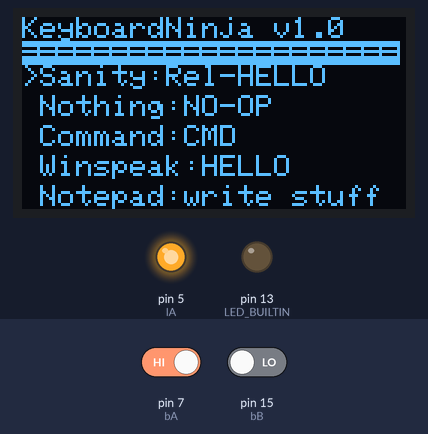
Simulated run of this sketch. Board: Arduino Leonardo, built with avr-gcc and run on an emulated ATmega32U4. Shown: 128×64 one-colour display, output pins drawn as LEDs (lit = HIGH). Inputs (shaded band) come from the test bench; at power-on: pin 7 (bA) HIGH, pin 15 (bB) LOW. The display library's start-up logo is not drawn; USB keyboard and mouse output is not drawn.

Above: at 1.2 s.
1.3 s: pin 7 (bA) driven LOW and pin 15 (bB) driven HIGH
At 2.5 s:
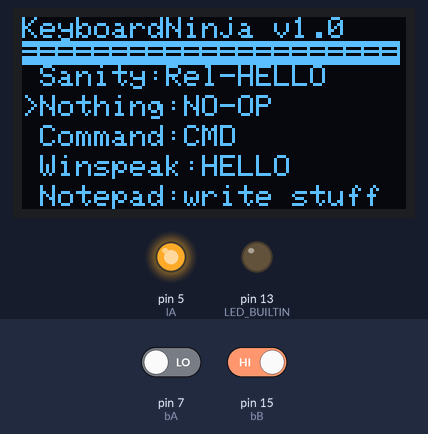
Timing chart, 0 to 4.3 s (numbered marks = the images above; inputs shaded):
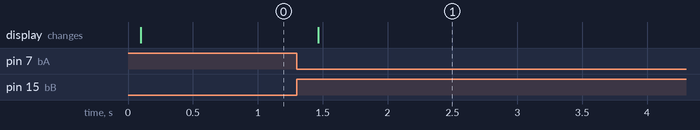

The sketch:

kbninja.ino
```cpp
/*
	Keyboard Ninja
	A simple keyboard stroke injector with 2 button control
*/
#include "Keyboard.h"
//#include "timint.h"
#include "programs.h"
#include "gui.h"

#include <SPI.h>
#include <Wire.h>
#include <Adafruit_GFX.h>
#include <Adafruit_SSD1306.h>

#define SCREEN_WIDTH 128 // OLED display width, in pixels
#define SCREEN_HEIGHT 64 // OLED display height, in pixels
Adafruit_SSD1306 display(SCREEN_WIDTH, SCREEN_HEIGHT, &Wire, 4);

//button B shud be pushed for at least 500ms
#define DEBOUNCE_MIN 5

//PINS
const int bA = 7; //button A
const int bB = 15; //button B
const int Tx = 0;
const int Rx = 1;
const int lA = 5;  //LED A

//VOLATILES
volatile int LSTATE = 0;   // for checking the state of a pushButton
volatile int PSELST = 0;
volatile unsigned int debc = 0;
volatile unsigned int ictr = 0;
volatile int i,j;

static unsigned long last_interrupt_time = 0;
unsigned long interrupt_time;

void setup() {
	//t0setup();
	//t1setup();

	pinMode( bA, INPUT);
	pinMode( bB, INPUT);
	attachInterrupt( digitalPinToInterrupt(bA), handleApush, FALLING);
	pinMode( LED_BUILTIN, OUTPUT);
	pinMode( lA, OUTPUT);

	// init OLED
	if(!display.begin(SSD1306_SWITCHCAPVCC, 0x3C)){
	digitalWrite( lA, LOW); //on LED to indicate error
		while(true){//don't proceed}
	}
	}else{
		display.setTextSize(1);
		display.setTextColor(SSD1306_WHITE);
	}
	display.display();

	//switch off LEDs
	digitalWrite( lA, HIGH); //turn off lA (active LOW)
	//PORTD |= (1<<PORTD5);
	//PORTB |= (1<<PORTB0);
	//force TX and RX LED to OFF by setting them up as inputs
	DDRD &= ~(1<<DDD5);
	DDRB &= ~(1<<DDB0);
}

void loop() {

	initgui( &display );
	//default cursor at prog0
	display.setCursor(0,PROG_VSTART);
	display.write('>');
	display.display();

	while(true){
	//main loop
		while( digitalRead( bB ) == HIGH ){
			initgui( &display );
			display.setCursor(0,PROG_VSTART+TXTHEIGHT*PSELST);
			display.write('>');
			display.display();
		}
		debc = 0;
		while( digitalRead( bB ) == LOW ){
			debc++;
			delay(1);
		}
		if(debc < DEBOUNCE_MIN){
			//probably noice, we expect press more than 500ms
			continue;
		}

		// initialize control over the keyboard:
		Keyboard.begin();
		delay(125);
		//bB button pressed and released, debounced
		digitalWrite( lA, LOW); //DEBUG TEST
		seq[PSELST]->launch();
		digitalWrite( lA, HIGH); //DEBUG TEST
		Keyboard.end();
	}
}

void handleApush(){
	//Keyboard.print("Hello World!");
	interrupt_time = millis();
	// If interrupts come faster than 100ms, assume it's a bounce and ignore
	//Expect it to still be LOW for some time
	if (interrupt_time - last_interrupt_time > 100)
	{
		PSELST++;
		if(PSELST > 4) PSELST = 0;
	}
	last_interrupt_time = interrupt_time;
}

//ISR(TIMER0_COMPA_vect){
//}
//
//ISR(TIMER1_COMPA_vect){
//	//ictr++;
//	//LSTATE = !LSTATE;
//	//digitalWrite(lA, LSTATE);
//	//this is working (8Hz)
//}
```

gui.h
```cpp
/*
 * GUI display functions
 */

#include <Adafruit_SSD1306.h>
#include "programs.h"

#define PROG_VSTART 16
#define PROG_HSTART 6
#define TXTHEIGHT 10
#define SZ1WIDTH 21

void initgui(Adafruit_SSD1306 *display){
	volatile int i;

	display->clearDisplay();
	display->setCursor(0,0);
	display->println(F("KeyboardNinja v1.0"));
	display->setTextColor(SSD1306_BLACK,SSD1306_WHITE);
	for(i=0;i<SZ1WIDTH;i++){
		display->write('=');
	}

	display->setTextColor(SSD1306_WHITE);
	for(i=0;i<5;i++){
		display->setCursor(PROG_HSTART,PROG_VSTART+TXTHEIGHT*i);
		//display->println(F(seq[i]->title));
		display->println(seq[i]->title);
	}
}
```

programs.h
```cpp
//sequences

#ifndef PROGRAMS
#define PROGRAMS
#include "sequences/sequence.h"
#include "sequences/notepad.h"
#include "sequences/nothing.h"
#include "sequences/sanity.h"
#include "sequences/winspeak.h"
#include "sequences/wincmd.h"

// PROGXNAME - description
// progx = &namespace::launch; - specify program for that slot

Sequence *seq[5] = {
	sanity::s,
	nothing::s,
	wincmd::s,
	winspeak::s,
	notepad::s
};

#endif
```

notepad.h
```cpp
/*
 * Keyboard Sequence to launch notepad.exe
 * and write my email to it
 * chia_jason96@live.com
 */

#ifndef NOTEPAD
#define NOTEPAD

#include "sequence.h"
#include "Keyboard.h"

namespace notepad{

	int launch(void){
	//BEGIN
	Keyboard.press(KEY_LEFT_GUI);
	Keyboard.press('r');
	delay(100);
	Keyboard.releaseAll();
	delay(1000);

	//Keyboard.print("notepad.exe");
	//delay(100);
	//Keyboard.write(KEY_RETURN);
	Keyboard.print("notepad.exe");
	delay(100);
	Keyboard.write(KEY_RETURN);

	//Keyboard.print("Made by: ToraNova (chia_jason96@live.com)");

	//END
	return 0;
	}

	const char title[] = "Notepad:write stuff";
	Sequence *s = new Sequence(launch,title);
};

#endif
```

nothing.h
```cpp
/*
 * DO NOTHING
 */

#ifndef NOTHING
#define NOTHING

#include "sequence.h"
#include "Keyboard.h"

namespace nothing{

	int launch(void){
	//BEGIN
	//END
	return 0;
	}

	const char title[] = "Nothing:NO-OP";
	Sequence *s = new Sequence(launch,title);
};

#endif
```

sanity.h
```cpp
/*
 * Sanity checker, writes Hello
 * on screen
 * HELLO
 */

#ifndef SANITY
#define SANITY

#include "sequence.h"
#include "Keyboard.h"

namespace sanity{

	int launch(void){
	//BEGIN
	Keyboard.releaseAll();
	Keyboard.print("HELLO");
	//END
	return 0;
	}

	const char title[] = "Sanity:Rel-HELLO";
	Sequence *s = new Sequence(launch,title);
};

#endif
```

sequence.h
```cpp
/*
 * Sequence super class definition
 */

#ifndef SEQUENCE
#define SEQUENCE

class Sequence{
   public:
      // pure virtual function
      int (*launch)(void);
      char *title;

      Sequence(int (*f)(void), char *t){
	      launch = f;
	      title = t;
      };
};

#endif
```

wincmd.h
```cpp
/*
 * WINCMD launch
 * and write my email to it
 * chia_jason96@live.com
 */

#ifndef WINCMD
#define WINCMD

#include "sequence.h"
#include "Keyboard.h"

namespace wincmd{

	int launch(void){
	//BEGIN
	Keyboard.press(KEY_LEFT_GUI);
	Keyboard.press('r');
	delay(100);
	Keyboard.releaseAll();
	delay(1000);

	//Keyboard.print("notepad.exe");
	//delay(100);
	//Keyboard.write(KEY_RETURN);
	//Keyboard.println("cmd.exe");
	Keyboard.print("cmd.exe");
	delay(100);
	Keyboard.write(KEY_RETURN);

	//END
	return 0;
	}

	const char title[] = "Command:CMD";
	Sequence *s = new Sequence(launch,title);
};

#endif
```

winspeak.h
```cpp
/*
 * Keyboard Sequence to launch notepad.exe
 * and write my email to it
 * chia_jason96@live.com
 */

#ifndef WINSPEAK
#define WINSPEAK

#include "sequence.h"
#include "Keyboard.h"


namespace winspeak{

	int launch(void){
	//BEGIN
	Keyboard.print("PowerShell -Command \"Add-Type –AssemblyName System.Speech; (New-Object System.Speech.Synthesis.SpeechSynthesizer).Speak('hello');\"");
	delay(100);
	Keyboard.write(KEY_RETURN);

	//END
	return 0;
	}

	const char title[] = "Winspeak:HELLO";
	Sequence *s = new Sequence(launch,title);

};

#endif
```

Measured:
- after the input at 1.3 s, the display: changes after 0.17 s (image 1)
